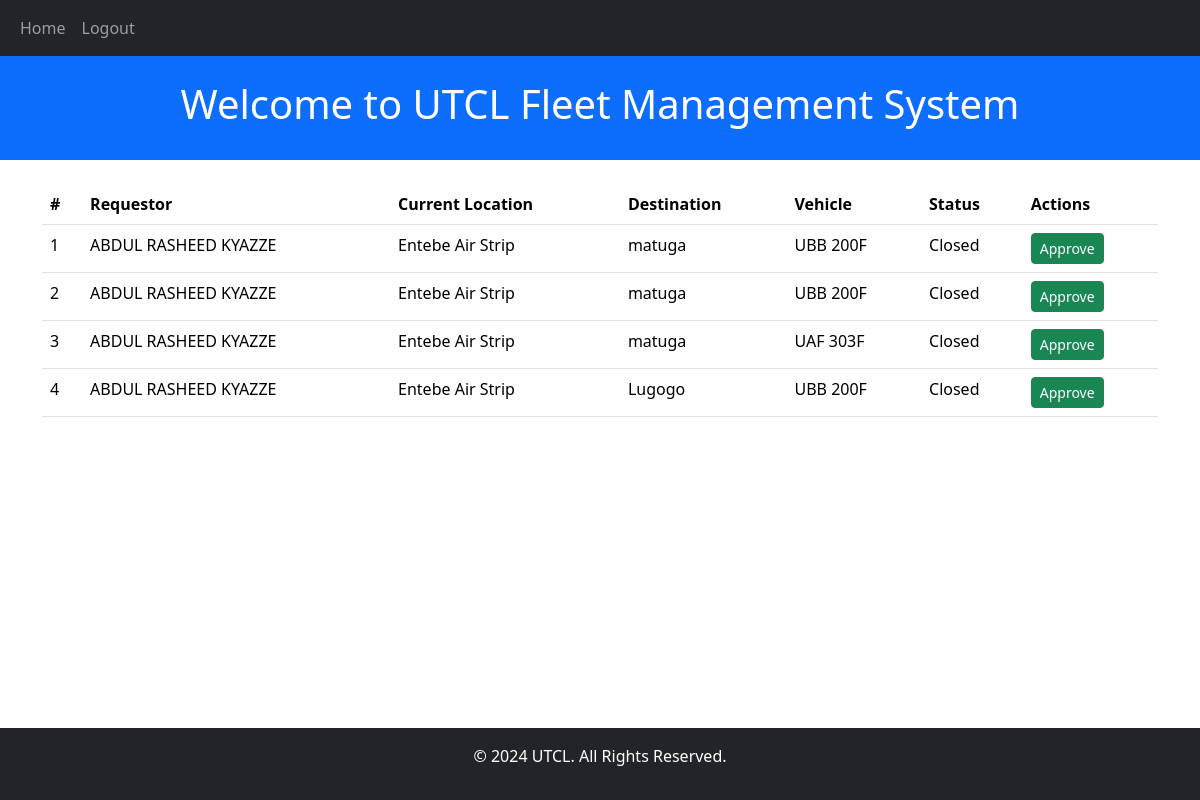
/requests/ (signed in), run on an earlier commit of the app's database.
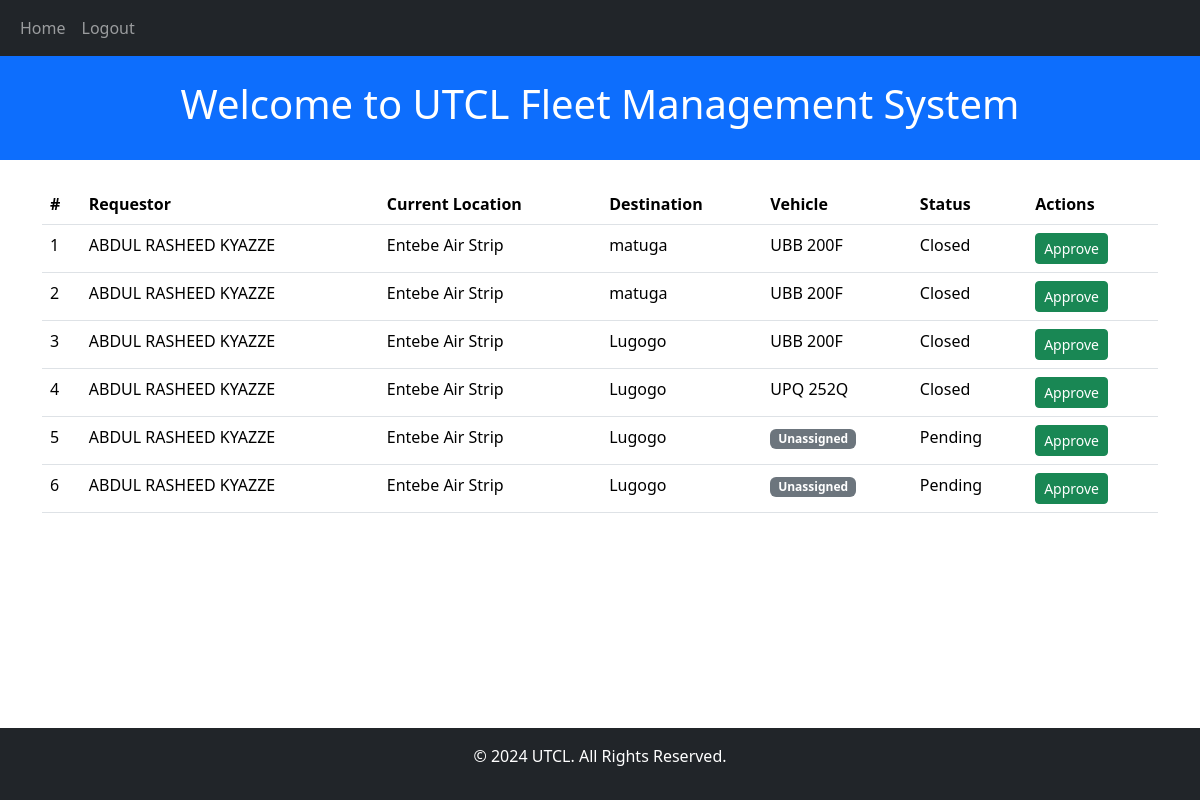
And on a later commit of the database.
### fleetApp/models.py (models this page shows, shortened)
class Request(models.Model):
    REQUEST_STATE = [
        ("P", "Pending"),
        ("O", "Open"),
        ("C", "Closed"),
    ]
    requestor = models.ForeignKey(Requestor, on_delete=models.CASCADE, related_name="requests")
    request_date = models.DateField(auto_now_add=True)
    current_location = models.CharField(max_length=50)
    destination = models.CharField(max_length=50)
    purpose = models.CharField(max_length=100)
    vehicle = models.ForeignKey('Vehicle', on_delete=models.CASCADE, null=True, blank=True)
    time_of_allocation = models.DateTimeField(null=True, blank=True)
    request_status = models.CharField(max_length=1, choices=REQUEST_STATE, default="P")
    mileage_at_assignment = models.IntegerField(null=True, blank=True)
    mileage_at_return = models.IntegerField(null=True, blank=True)

class Requestor(models.Model):
    name = models.CharField(max_length=50)
    contact = models.CharField(max_length=20)
    email_address = models.EmailField()

class Vehicle(models.Model):
  ENGIN = [
    ("GAS", "Gasoline"),
    ("HYB", "Hybrid"),
    ("DIS", "Diesel"),
    ("ELE", "Electric")
  ]
  STATUS = [
    ("Av", "Available"),
    ("Al", "Allocated")
  ]
  vehicle_plate = models.CharField(max_length=20)
  vehicle_type = models.CharField(max_length=50)
  mileage = models.PositiveIntegerField()
  engine_type = models.CharField(max_length=4, choices=ENGIN)
  status = models.CharField(max_length=2, choices=STATUS, default="Available")

### fleetApp/views.py (the view)
# urls.py: path('requests/', views.request_list, name='request_list'),
@login_required
def request_list(request):
    requests = Request.objects.select_related('requestor', 'vehicle').all()
    context = {
        'requests': requests
    }
    return render(request, 'fleetApp/requisition/request_list.html', context)

### fleetApp/templates/fleetApp/requisition/request_list.html (shortened to what this page needs)
{% extends "main.html" %}
{% load crispy_forms_tags %}
{% block content %}
<table class="table">
    <thead>
        <tr>
            <th>#</th>
            <th>Requestor</th>
            <th>Current Location</th>
            <th>Destination</th>
            <th>Vehicle</th>
            <th>Status</th>
            <th>Actions</th>
        </tr>
    </thead>
    <tbody>
        {% for request in requests %}
        <tr>
            <td>{{ forloop.counter }}</td>
            <td>{{ request.requestor.name }}</td>
            <td>{{ request.current_location }}</td>
            <td>{{ request.destination }}</td>
            <td>
                {% if request.vehicle %}
                    {{ request.vehicle.vehicle_plate }}
                {% else %}
                    <span class="badge bg-secondary">Unassigned</span>
                {% endif %}
            </td>
            <td>{{ request.get_request_status_display }}</td>
            <td>
                <a href="{% url 'approve_request' request.id %}" class="btn btn-sm btn-success">Approve</a>
            </td>
        </tr>
        {% endfor %}
    </tbody>
</table>
{% endblock %}

### fleetApp/templates/main.html (shortened to what this page needs)
<!DOCTYPE html>
<html lang="en">
<head>
    {% load static %}
    <link rel="stylesheet" href="{% static 'css/demo.css' %}">
    <link rel="stylesheet" href="{% static 'css/bootstrap.min.css' %}">
</head>
<body class="d-flex flex-column min-vh-100">
    <nav class="navbar navbar-expand-lg navbar-dark bg-dark">
        <div class="container-fluid">
            <div>
                <ul class="navbar-nav">
                    {% if user.is_authenticated  %}
                    <li class="nav-item"><a class="nav-link" href="{% url 'home' %}">Home</a></li>
                    <li class="nav-item"><a class="nav-link" href="{% url 'logout' %}">Logout</a></li>
                    {% else %}
                        <li class="nav-item"><a class="nav-link" href="{% url 'registration' %}">Sign Up</a></li>
                        <li class="nav-item"><a class="nav-link" href="{% url 'login' %}">Login</a></li>
                    {% endif %}
                </ul>
            </div>
        </div>
    </nav>
    <header class="bg-primary text-white text-center py-4">
        <h1>{% block header %}Welcome to UTCL Fleet Management System{% endblock %}</h1>
    </header>
    <main class="container my-4">
        {% block content %}
        {% endblock %}
    </main>
    <footer class="bg-dark text-white text-center py-3 mt-auto">
        <p>&copy; 2024 UTCL. All Rights Reserved.</p>
    </footer>
</body>
</html>

### fleetApp/static/css/demo.css (style rules this page uses)
body { font-family: 'Roboto', sans-serif; background-color: #f5f5f5; color: #333; margin: 0; padding: 0; line-height: 1.5; }
h1, h2, h3, h4, h5, h6 { font-weight: bold; margin-bottom: 1rem; }
.navbar { background-color: #333; color: white; z-index: 10; position: fixed; width: 100%; top: 0; display: flex; align-items: center; padding: 0 1rem; }

What changed in the data, as far as the page shows it:
removed Request: requestor.name "ABDUL RASHEED KYAZZE", current_location "Entebe Air Strip", destination "matuga", vehicle.vehicle_plate "UAF 303F", request_status "Closed"
added Request: requestor.name "ABDUL RASHEED KYAZZE", current_location "Entebe Air Strip", destination "Lugogo", vehicle.vehicle_plate "UPQ 252Q", request_status "Closed"
added Request: requestor.name "ABDUL RASHEED KYAZZE", current_location "Entebe Air Strip", destination "Lugogo", shows "Unassigned", request_status "Pending"
added Request: requestor.name "ABDUL RASHEED KYAZZE", current_location "Entebe Air Strip", destination "Lugogo", shows "Unassigned", request_status "Pending"
